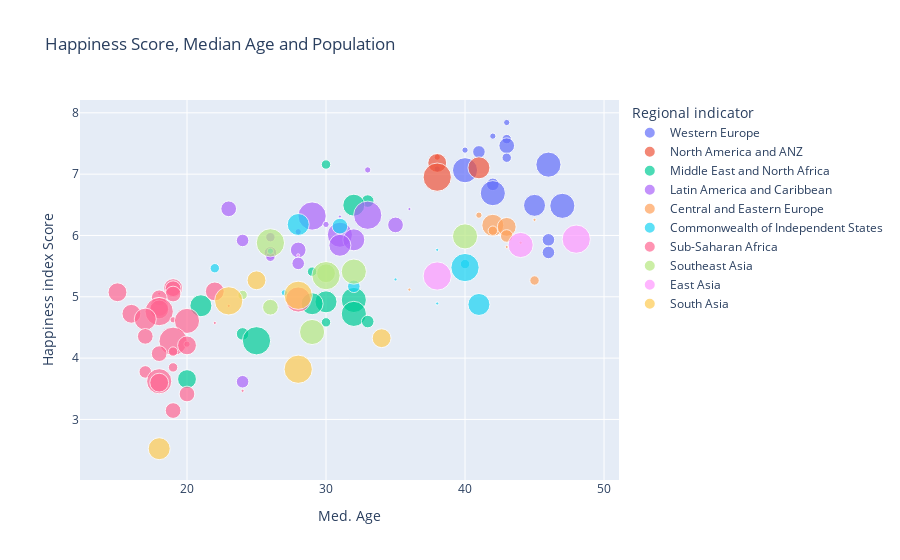

The code cell stored with this chart in its notebook:
### Markdown cell above
### Let's see if there is any pattern between Median Age, Happiness score & Population

### Code cell
fig = px.scatter(df1pop,
    x="Med. Age", y='Ladder score', size=df1pop["pop_quantile"]**2, color="Regional indicator",
    labels={"Ladder score": 'Happiness index Score',
           'pop_quantile': 'Population Quantile'},size_max=20,
    title="Happiness Score, Median Age and Population         ",
                 opacity=0.7,hover_name='Country')
fig.update_traces(marker_sizemode='area')
fig.update_traces(showlegend=True)
fig.show()

### Figure 1 — Plotly figure (JSON) as saved in the notebook; plotly's stock layout.template omitted (floating-point values rounded to 4 significant figures)
{"data": [{"hovertemplate": "<b>%{hovertext}</b><br><br>Regional indicator=Western Europe<br>Med. Age=%{x}<br>Happiness index Score=%{y}<br>size=%{marker.size}<extra></extra>", "hovertext": ["Finland", "Denmark", "Switzerland", "Iceland", "Netherlands", "Norway", "Sweden", "Luxembourg", "Austria", "Germany", "Ireland", "United Kingdom", "Belgium", "France", "Malta", "Spain", "Italy", "Cyprus", "Portugal", "Greece"], "legendgroup": "Western Europe", "marker": {"color": "#636efa", "opacity": 0.7, "size": [4, 4, 9, 0, 25, 4, 16, 0, 9, 64, 4, 64, 16, 64, 0, 49, 64, 0, 16, 16], "sizemode": "area", "sizeref": 0.2025, "symbol": "circle"}, "mode": "markers", "name": "Western Europe", "orientation": "v", "showlegend": true, "type": "scatter", "x": [43, 42, 43, 37, 43, 40, 41, 40, 43, 46, 38, 40, 42, 42, 43, 45, 47, 37, 46, 46], "xaxis": "x", "y": [7.842, 7.62, 7.571, 7.554, 7.464, 7.392, 7.363, 7.324, 7.268, 7.155, 7.085, 7.064, 6.834, 6.69, 6.602, 6.491, 6.483, 6.223, 5.929, 5.723], "yaxis": "y"}, {"hovertemplate": "<b>%{hovertext}</b><br><br>Regional indicator=North America and ANZ<br>Med. Age=%{x}<br>Happiness index Score=%{y}<br>size=%{marker.size}<extra></extra>", "hovertext": ["New Zealand", "Australia", "Canada", "United States"], "legendgroup": "North America and ANZ", "marker": {"color": "#EF553B", "opacity": 0.7, "size": [4, 36, 49, 81], "sizemode": "area", "sizeref": 0.2025, "symbol": "circle"}, "mode": "markers", "name": "North America and ANZ", "orientation": "v", "showlegend": true, "type": "scatter", "x": [38, 38, 41, 38], "xaxis": "x", "y": [7.277, 7.183, 7.103, 6.951], "yaxis": "y"}, {"hovertemplate": "<b>%{hovertext}</b><br><br>Regional indicator=Middle East and North Africa<br>Med. Age=%{x}<br>Happiness index Score=%{y}<br>size=%{marker.size}<extra></extra>", "hovertext": ["Israel", "Bahrain", "United Arab Emirates", "Saudi Arabia", "Libya", "Turkey", "Morocco", "Algeria", "Iraq", "Iran", "Tunisia", "Lebanon", "Jordan", "Egypt", "Yemen"], "legendgroup": "Middle East and North Africa", "marker": {"color": "#00cc96", "opacity": 0.7, "size": [9, 0, 16, 49, 9, 64, 49, 49, 49, 64, 16, 9, 16, 81, 36], "sizemode": "area", "sizeref": 0.2025, "symbol": "circle"}, "mode": "markers", "name": "Middle East and North Africa", "orientation": "v", "showlegend": true, "type": "scatter", "x": [30, 32, 33, 32, 29, 32, 30, 29, 21, 32, 33, 30, 24, 25, 20], "xaxis": "x", "y": [7.157, 6.647, 6.561, 6.494, 5.41, 4.948, 4.918, 4.887, 4.854, 4.721, 4.596, 4.584, 4.395, 4.283, 3.658], "yaxis": "y"}, {"hovertemplate": "<b>%{hovertext}</b><br><br>Regional indicator=Latin America and Caribbean<br>Med. Age=%{x}<br>Happiness index Score=%{y}<br>size=%{marker.size}<extra></extra>", "hovertext": ["Costa Rica", "Guatemala", "Uruguay", "Brazil", "Mexico", "Jamaica", "Panama", "Chile", "El Salvador", "Colombia", "Nicaragua", "Argentina", "Honduras", "Peru", "Ecuador", "Bolivia", "Paraguay", "Dominican Republic", "Haiti"], "legendgroup": "Latin America and Caribbean", "marker": {"color": "#ab63fa", "opacity": 0.7, "size": [4, 25, 1, 81, 81, 1, 4, 25, 4, 64, 9, 49, 16, 49, 25, 16, 9, 16, 16], "sizemode": "area", "sizeref": 0.2025, "symbol": "circle"}, "mode": "markers", "name": "Latin America and Caribbean", "orientation": "v", "showlegend": true, "type": "scatter", "x": [33, 23, 36, 33, 29, 31, 30, 35, 28, 31, 26, 32, 24, 31, 28, 26, 26, 28, 24], "xaxis": "x", "y": [7.069, 6.435, 6.431, 6.33, 6.317, 6.309, 6.18, 6.172, 6.061, 6.012, 5.972, 5.929, 5.919, 5.84, 5.764, 5.716, 5.653, 5.545, 3.615], "yaxis": "y"}, {"hovertemplate": "<b>%{hovertext}</b><br><br>Regional indicator=Central and Eastern Europe<br>Med. Age=%{x}<br>Happiness index Score=%{y}<br>size=%{marker.size}<extra></extra>", "hovertext": ["Slovenia", "Slovakia", "Lithuania", "Estonia", "Poland", "Romania", "Serbia", "Latvia", "Hungary", "Croatia", "Bosnia and Herzegovina", "Montenegro", "Bulgaria", "Albania", "North Macedonia"], "legendgroup": "Central and Eastern Europe", "marker": {"color": "#FFA15A", "opacity": 0.7, "size": [0, 4, 1, 0, 49, 36, 9, 0, 16, 1, 1, 0, 9, 1, 0], "sizemode": "area", "sizeref": 0.2025, "symbol": "circle"}, "mode": "markers", "name": "Central and Eastern Europe", "orientation": "v", "showlegend": true, "type": "scatter", "x": [45, 41, 45, 42, 42, 43, 42, 44, 43, 44, 43, 39, 45, 36, 39], "xaxis": "x", "y": [6.461, 6.331, 6.255, 6.189, 6.166, 6.14, 6.078, 6.032, 5.992, 5.882, 5.813, 5.581, 5.266, 5.117, 5.101], "yaxis": "y"}, {"hovertemplate": "<b>%{hovertext}</b><br><br>Regional indicator=Commonwealth of Independent States<br>Med. Age=%{x}<br>Happiness index Score=%{y}<br>size=%{marker.size}<extra></extra>", "hovertext": ["Uzbekistan", "Kazakhstan", "Moldova", "Kyrgyzstan", "Belarus", "Russia", "Tajikistan", "Armenia", "Azerbaijan", "Turkmenistan", "Georgia", "Ukraine"], "legendgroup": "Commonwealth of Independent States", "marker": {"color": "#19d3f3", "opacity": 0.7, "size": [49, 25, 1, 4, 9, 81, 9, 1, 16, 4, 1, 49], "sizemode": "area", "sizeref": 0.2025, "symbol": "circle"}, "mode": "markers", "name": "Commonwealth of Independent States", "orientation": "v", "showlegend": true, "type": "scatter", "x": [28, 31, 38, 26, 40, 40, 22, 35, 32, 27, 38, 41], "xaxis": "x", "y": [6.179, 6.152, 5.766, 5.744, 5.534, 5.477, 5.466, 5.283, 5.171, 5.066, 4.891, 4.875], "yaxis": "y"}, {"hovertemplate": "<b>%{hovertext}</b><br><br>Regional indicator=Sub-Saharan Africa<br>Med. Age=%{x}<br>Happiness index Score=%{y}<br>size=%{marker.size}<extra></extra>", "hovertext": ["Mauritius", "Cameroon", "Senegal", "Ghana", "Niger", "Gambia", "Benin", "Guinea", "South Africa", "Gabon", "Burkina Faso", "Mozambique", "Nigeria", "Mali", "Uganda", "Liberia", "Kenya", "Namibia", "Chad", "Comoros", "Ethiopia", "Mauritania", "Madagascar", "Togo", "Zambia", "Sierra Leone", "Burundi", "Tanzania", "Malawi", "Lesotho", "Botswana", "Rwanda", "Zimbabwe"], "legendgroup": "Sub-Saharan Africa", "marker": {"color": "#FF6692", "opacity": 0.7, "size": [0, 36, 25, 36, 36, 1, 25, 25, 64, 1, 36, 36, 81, 36, 49, 4, 64, 1, 25, 0, 81, 4, 36, 9, 25, 9, 16, 64, 36, 0, 1, 25, 25], "sizemode": "area", "sizeref": 0.2025, "symbol": "circle"}, "mode": "markers", "name": "Sub-Saharan Africa", "orientation": "v", "showlegend": true, "type": "scatter", "x": [37, 19, 19, 22, 15, 18, 19, 18, 28, 23, 18, 18, 18, 16, 17, 19, 20, 22, 17, 20, 19, 20, 20, 19, 18, 19, 17, 18, 18, 24, 24, 20, 19], "xaxis": "x", "y": [6.049, 5.142, 5.132, 5.088, 5.074, 5.051, 5.045, 4.984, 4.956, 4.852, 4.834, 4.794, 4.759, 4.723, 4.636, 4.625, 4.607, 4.574, 4.355, 4.289, 4.275, 4.227, 4.208, 4.107, 4.073, 3.849, 3.775, 3.623, 3.6, 3.512, 3.467, 3.415, 3.145], "yaxis": "y"}, {"hovertemplate": "<b>%{hovertext}</b><br><br>Regional indicator=Southeast Asia<br>Med. Age=%{x}<br>Happiness index Score=%{y}<br>size=%{marker.size}<extra></extra>", "hovertext": ["Thailand", "Philippines", "Vietnam", "Malaysia", "Indonesia", "Laos", "Cambodia", "Myanmar"], "legendgroup": "Southeast Asia", "marker": {"color": "#B6E880", "opacity": 0.7, "size": [64, 81, 64, 36, 81, 9, 25, 64], "sizemode": "area", "sizeref": 0.2025, "symbol": "circle"}, "mode": "markers", "name": "Southeast Asia", "orientation": "v", "showlegend": true, "type": "scatter", "x": [40, 26, 32, 30, 30, 24, 26, 29], "xaxis": "x", "y": [5.985, 5.88, 5.411, 5.384, 5.345, 5.03, 4.83, 4.426], "yaxis": "y"}, {"hovertemplate": "<b>%{hovertext}</b><br><br>Regional indicator=East Asia<br>Med. Age=%{x}<br>Happiness index Score=%{y}<br>size=%{marker.size}<extra></extra>", "hovertext": ["Japan", "South Korea", "Mongolia", "China"], "legendgroup": "East Asia", "marker": {"color": "#FF97FF", "opacity": 0.7, "size": [81, 64, 1, 81], "sizemode": "area", "sizeref": 0.2025, "symbol": "circle"}, "mode": "markers", "name": "East Asia", "orientation": "v", "showlegend": true, "type": "scatter", "x": [48, 44, 28, 38], "xaxis": "x", "y": [5.94, 5.845, 5.677, 5.339], "yaxis": "y"}, {"hovertemplate": "<b>%{hovertext}</b><br><br>Regional indicator=South Asia<br>Med. Age=%{x}<br>Happiness index Score=%{y}<br>size=%{marker.size}<extra></extra>", "hovertext": ["Nepal", "Maldives", "Bangladesh", "Pakistan", "Sri Lanka", "India", "Afghanistan"], "legendgroup": "South Asia", "marker": {"color": "#FECB52", "opacity": 0.7, "size": [36, 0, 81, 81, 36, 81, 49], "sizemode": "area", "sizeref": 0.2025, "symbol": "circle"}, "mode": "markers", "name": "South Asia", "orientation": "v", "showlegend": true, "type": "scatter", "x": [25, 30, 28, 23, 34, 28, 18], "xaxis": "x", "y": [5.269, 5.198, 5.025, 4.934, 4.325, 3.819, 2.523], "yaxis": "y"}], "layout": {"legend": {"itemsizing": "constant", "title": {"text": "Regional indicator"}, "tracegroupgap": 0}, "title": {"text": "Happiness Score, Median Age and Population         "}, "xaxis": {"anchor": "y", "domain": [0, 1], "title": {"text": "Med. Age"}}, "yaxis": {"anchor": "x", "domain": [0, 1], "title": {"text": "Happiness index Score"}}}}
